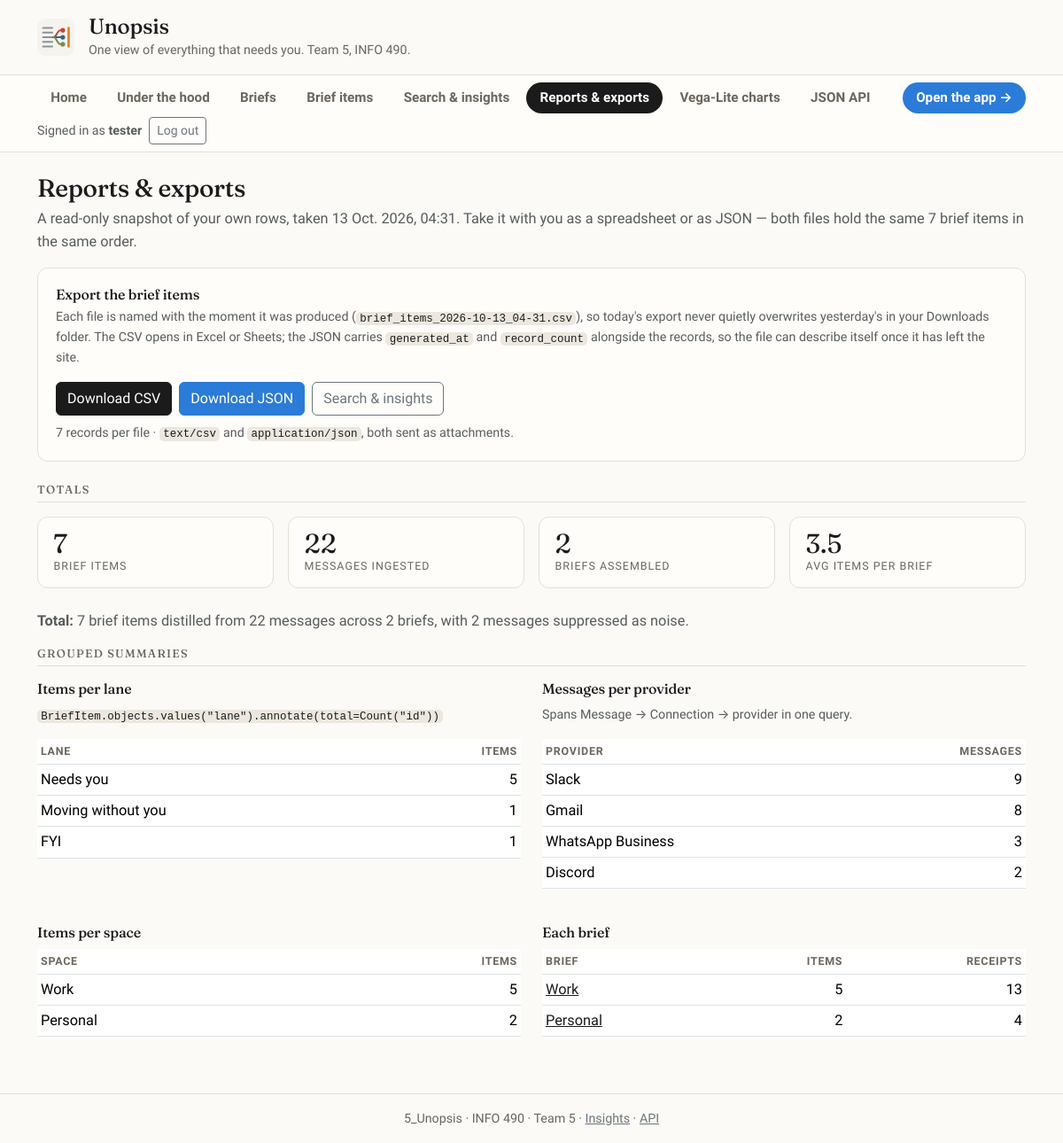
The app's page /reports/ (signed in) with its own data.
### unopsis/models.py (models this page shows, shortened)
class Connection(models.Model):
    class Status(models.TextChoices):
        CONNECTED = "connected", "Connected"
        ERROR = "error", "Error"
        REVOKED = "revoked", "Revoked"
    space = models.ForeignKey(Space, on_delete=models.CASCADE, related_name="connections")
    provider = models.CharField(max_length=32, choices=Provider.choices)
    external_account = models.CharField(
        max_length=254,
        help_text="Identifier at the provider, e.g. an address, workspace, or handle.",
    )
    display_name = models.CharField(max_length=120, blank=True)
    status = models.CharField(max_length=16, choices=Status.choices, default=Status.CONNECTED)
    read_only = models.BooleanField(default=True)
    token_ref = models.CharField(
        max_length=200, blank=True,
        help_text=(
            "Opaque pointer to credentials held in a secrets store. No token "
            "material is ever written to this table."
        ),
    )
    included_scopes = models.JSONField(
        default=list, blank=True,
        help_text=(
            'Which channels/labels/chats count, e.g. '
            '[{"id":"C08KJ21X","name":"#engineering","type":"channel"}]. '
            "Excluded scopes are simply absent."
        ),
    )
    last_synced_at = models.DateTimeField(null=True, blank=True)
    last_error = models.TextField(blank=True)
    class Meta:
        ordering = ["space", "provider", "external_account"]
        constraints = [
            models.UniqueConstraint(
                fields=["space", "provider", "external_account"],
                name="uniq_connection_per_space_provider_account",
            )
        ]

class Space(models.Model):
    class Kind(models.TextChoices):
        WORK = "work", "Work"
        PERSONAL = "personal", "Personal"
    user = models.ForeignKey(
        settings.AUTH_USER_MODEL, on_delete=models.CASCADE, related_name="spaces"
    )
    kind = models.CharField(max_length=16, choices=Kind.choices)
    detail_level = models.IntegerField(
        default=3, help_text="1 = a single line per item, 5 = a full recap."
    )
    quiet_start = models.TimeField(null=True, blank=True)
    quiet_end = models.TimeField(null=True, blank=True)
    deliver_in_app = models.BooleanField(default=True)
    deliver_email = models.BooleanField(default=True)
    deliver_chat_dm = models.BooleanField(default=False)
    digest_times = models.JSONField(
        default=list, blank=True,
        help_text='When to build, e.g. ["08:00", "16:30"]. Weekday-only by convention.',
    )
    rules = models.JSONField(
        default=list, blank=True,
        help_text=(
            'Always/never surface instructions, e.g. '
            '[{"mode":"always","target":"person","value":"Prof. Ramirez"}].'
        ),
    )
    created_at = models.DateTimeField(auto_now_add=True)
    class Meta:
        ordering = ["user", "kind"]
        constraints = [
            models.UniqueConstraint(fields=["user", "kind"], name="uniq_space_per_user_kind")
        ]

class Brief(models.Model):
    class Trigger(models.TextChoices):
        SCHEDULED = "scheduled", "Scheduled"
        ON_DEMAND = "on_demand", "On demand"
    class Status(models.TextChoices):
        BUILDING = "building", "Building"
        READY = "ready", "Ready"
        FAILED = "failed", "Failed"
    space = models.ForeignKey(Space, on_delete=models.CASCADE, related_name="briefs")
    window_start = models.DateTimeField()
    window_end = models.DateTimeField()
    trigger = models.CharField(max_length=16, choices=Trigger.choices)
    status = models.CharField(max_length=16, choices=Status.choices, default=Status.BUILDING)
    headline = models.CharField(
        max_length=200, blank=True,
        help_text='The one line at the top, e.g. "Three things need you before noon."',
    )
    message_count = models.PositiveIntegerField(default=0)
    topic_count = models.PositiveIntegerField(default=0)
    read_seconds = models.PositiveIntegerField(default=0, help_text="Estimated time to read.")
    steps = models.JSONField(
        default=list, blank=True,
        help_text=(
            'Generation progress for the waiting screen, e.g. '
            '[{"label":"Reading 212 messages","status":"done","ms":3100}].'
        ),
    )
    model_version = models.CharField(max_length=80, blank=True)
    generated_at = models.DateTimeField(null=True, blank=True)
    class Meta:
        ordering = ["-window_end"]
        constraints = [
            models.UniqueConstraint(
                fields=["space", "window_start", "window_end"],
                condition=Q(trigger="scheduled"),
                name="uniq_scheduled_brief_per_window",
            )
        ]
    def get_absolute_url(self):
        return reverse("brief-detail", args=[self.pk])

### unopsis/views.py (the view)
# urls.py: path("reports/", views.reports, name="reports"),
@login_required
def reports(request):
    return render(
        request,
        "unopsis/reports.html",
        {
            "summaries": aggregate_summaries(request.user),
            "export_count": export_item_queryset(request.user).count(),
            "generated_at": timezone.localtime(),
        },
    )

### templates/unopsis/reports.html (shortened to what this page needs)
{% extends "base.html" %}
{% block content %}
  <h2 class="h3 mb-1">Reports &amp; exports</h2>
  <p class="text-muted">
    A read-only snapshot of your own rows, taken {{ generated_at|date:"j N Y, H:i" }}.
    Take it with you as a spreadsheet or as JSON &mdash; both files hold the same
    {{ export_count }} brief item{{ export_count|pluralize }} in the same order.
  </p>
  <div class="panel mb-4">
    <h3 class="h6 mb-1">Export the brief items</h3>
    <p class="small text-muted mb-3">
      Each file is named with the moment it was produced
      (<code>brief_items_{{ generated_at|date:"Y-m-d_H-i" }}.csv</code>), so today's export
      never quietly overwrites yesterday's in your Downloads folder. The CSV opens in Excel
      or Sheets; the JSON carries <code>generated_at</code> and <code>record_count</code>
      alongside the records, so the file can describe itself once it has left the site.
    </p>
    <div class="d-flex flex-wrap gap-2">
      <a class="btn btn-primary" href="{% url 'export-items-csv' %}" download>
        Download CSV
      </a>
      <a class="btn btn-accent" href="{% url 'export-items-json' %}" download>
        Download JSON
      </a>
      <a class="btn btn-outline-secondary" href="{% url 'insights' %}">
        Search &amp; insights
      </a>
    </div>
    <p class="small text-muted mt-2 mb-0">
      {{ export_count }} record{{ export_count|pluralize }} per file &middot;
      <code>text/csv</code> and <code>application/json</code>, both sent as attachments.
    </p>
  </div>
  <h3 class="section-title">Totals</h3>
  <div class="row g-3 mb-4">
    <div class="col-6 col-md-3">
      <div class="stat-tile">
        <div class="stat-number">{{ summaries.total_items }}</div>
        <div class="stat-label">Brief items</div>
      </div>
    </div>
    <div class="col-6 col-md-3">
      <div class="stat-tile">
        <div class="stat-number">{{ summaries.total_messages }}</div>
        <div class="stat-label">Messages ingested</div>
      </div>
    </div>
    <div class="col-6 col-md-3">
      <div class="stat-tile">
        <div class="stat-number">{{ summaries.total_briefs }}</div>
        <div class="stat-label">Briefs assembled</div>
      </div>
    </div>
    <div class="col-6 col-md-3">
      <div class="stat-tile">
        <div class="stat-number">{{ summaries.avg_items_per_brief|floatformat:1 }}</div>
        <div class="stat-label">Avg items per brief</div>
      </div>
    </div>
  </div>
  <p class="text-muted">
    <strong>Total:</strong> {{ summaries.total_items }} brief item{{ summaries.total_items|pluralize }}
    distilled from {{ summaries.total_messages }} message{{ summaries.total_messages|pluralize }}
    across {{ summaries.total_briefs }} brief{{ summaries.total_briefs|pluralize }},
    with {{ summaries.total_noise }} message{{ summaries.total_noise|pluralize }} suppressed as noise.
  </p>
  <h3 class="section-title">Grouped summaries</h3>
  <div class="row g-4">
    <div class="col-md-6">
      <h4 class="h6">Items per lane</h4>
      <p class="small text-muted">
        <code>BriefItem.objects.values("lane").annotate(total=Count("id"))</code>
      </p>
      <table class="table table-sm table-tight">
        <thead><tr><th scope="col">Lane</th><th scope="col" class="text-end">Items</th></tr></thead>
        <tbody>
          {% for row in summaries.by_lane %}
            <tr><td>{{ row.label }}</td><td class="text-end">{{ row.total }}</td></tr>
          {% empty %}
            <tr><td colspan="2" class="text-muted">No items to group yet.</td></tr>
          {% endfor %}
        </tbody>
      </table>
    </div>
    <div class="col-md-6">
      <h4 class="h6">Messages per provider</h4>
      <p class="small text-muted">
        Spans Message &rarr; Connection &rarr; provider in one query.
      </p>
      <table class="table table-sm table-tight">
        <thead><tr><th scope="col">Provider</th><th scope="col" class="text-end">Messages</th></tr></thead>
        <tbody>
          {% for row in summaries.by_provider %}
            <tr><td>{{ row.label }}</td><td class="text-end">{{ row.total }}</td></tr>
          {% empty %}
            <tr><td colspan="2" class="text-muted">No messages have arrived yet.</td></tr>
          {% endfor %}
        </tbody>
      </table>
    </div>
    <div class="col-md-6">
      <h4 class="h6">Items per space</h4>
      <table class="table table-sm table-tight">
        <thead><tr><th scope="col">Space</th><th scope="col" class="text-end">Items</th></tr></thead>
        <tbody>
          {% for row in summaries.by_space %}
            <tr><td>{{ row.label }}</td><td class="text-end">{{ row.total }}</td></tr>
          {% empty %}
            <tr><td colspan="2" class="text-muted">No items to group yet.</td></tr>
          {% endfor %}
        </tbody>
      </table>
    </div>
    <div class="col-md-6">
      <h4 class="h6">Each brief</h4>
      <table class="table table-sm table-tight">
        <thead>
          <tr>
            <th scope="col">Brief</th>
            <th scope="col" class="text-end">Items</th>
            <th scope="col" class="text-end">Receipts</th>
          </tr>
        </thead>
        <tbody>
          {% for brief in summaries.by_brief %}
            <tr>
              <td><a href="{{ brief.get_absolute_url }}">{{ brief.space.get_kind_display }}</a></td>
              <td class="text-end">{{ brief.item_count }}</td>
              <td class="text-end">{{ brief.receipt_count }}</td>
            </tr>
          {% empty %}
            <tr><td colspan="3" class="text-muted">No briefs have been assembled yet.</td></tr>
          {% endfor %}
        </tbody>
      </table>
    </div>
  </div>
{% endblock %}

### templates/base.html (shortened to what this page needs)
{% load static %}
<!DOCTYPE html>
<html lang="en">
<head>
  <link rel="stylesheet" href="https://cdn.jsdelivr.net/npm/bootstrap@5.3.2/dist/css/bootstrap.min.css">
  <link rel="stylesheet" href="{% static 'css/unopsis.css' %}">
</head>
<body class="{% block body_class %}{% endblock %}">
{% block body %}
  <header class="site-header py-3">
    <div class="container d-flex align-items-center gap-3">
      <img class="site-logo" src="{% static 'img/unopsis-logo.svg' %}"
           alt="Unopsis logo: many inbound message lines collapsing into three ranked items">
      <div>
        <h1 class="h4 mb-0 brand-mark">
          <a class="text-reset text-decoration-none" href="{% url 'home' %}">Unopsis</a>
        </h1>
        <p class="mb-0 small site-tagline">One view of everything that needs you. Team 5, INFO 490.</p>
      </div>
    </div>
  </header>
  <nav class="site-nav mb-4" aria-label="Main">
    <div class="container">
      {% with current=request.resolver_match.url_name %}
      <ul class="nav flex-wrap gap-1 py-2 align-items-center">
        <li class="nav-item">
          <a class="nav-link {% if current == 'home' or current == 'app-landing' %}active{% endif %}"
             href="{% url 'home' %}">Home</a>
        </li>
        {% if user.is_authenticated %}
        <li class="nav-item">
          <a class="nav-link {% if current == 'under-the-hood' %}active{% endif %}"
             href="{% url 'under-the-hood' %}">Under the hood</a>
        </li>
        <li class="nav-item">
          <a class="nav-link {% if current == 'brief-list' or current == 'brief-detail' %}active{% endif %}"
             href="{% url 'brief-list' %}">Briefs</a>
        </li>
        <li class="nav-item">
          <a class="nav-link {% if current == 'item-list-cbv-generic' or current == 'item-detail' %}active{% endif %}"
             href="{% url 'item-list-cbv-generic' %}">Brief items</a>
        </li>
        <li class="nav-item">
          <a class="nav-link {% if current == 'insights' %}active{% endif %}"
             href="{% url 'insights' %}">Search &amp; insights</a>
        </li>
        <li class="nav-item">
          <a class="nav-link {% if current == 'reports' or current|slice:':7' == 'export-' %}active{% endif %}"
             href="{% url 'reports' %}">Reports &amp; exports</a>
        </li>
        <li class="nav-item">
          <a class="nav-link {% if current|slice:':10' == 'vega-chart' %}active{% endif %}"
             href="{% url 'vega-chart-page' 'chart1' %}">Vega-Lite charts</a>
        </li>
        <li class="nav-item">
          <a class="nav-link {% if current|slice:':4' == 'api-' %}active{% endif %}"
             href="{% url 'api-items' %}">JSON API</a>
        </li>
        {% endif %}
        {% if user.is_authenticated %}
        <li class="nav-item ms-auto">
          <a class="nav-link nav-link--app" href="{% url 'app-work-brief' %}">Open the app &rarr;</a>
        </li>
        {% endif %}
        <li class="nav-item d-flex align-items-center gap-2{% if not user.is_authenticated %} ms-auto{% endif %}">
          {% if user.is_authenticated %}
            <span class="small text-muted">
              Signed in as <strong>{{ user.get_username }}</strong>
            </span>
            <form method="post" action="{% url 'logout' %}" class="m-0">
              <button class="btn btn-sm btn-outline-secondary" type="submit">Log out</button>
            </form>
          {% else %}
            <a class="nav-link {% if current == 'login' %}active{% endif %}"
               href="{% url 'login' %}">Log in</a>
            <a class="btn btn-sm btn-primary {% if current == 'signup' %}active{% endif %}"
               href="{% url 'signup' %}">Sign up</a>
          {% endif %}
        </li>
      </ul>
      {% endwith %}
    </div>
  </nav>
  <main class="container mb-5">
    {% block content %}{% endblock %}
  </main>
  <footer class="site-footer py-3">
    <div class="container small text-center">
      5_Unopsis &middot; INFO 490 &middot; Team 5
      {% if user.is_authenticated %}
        &middot;
        <a class="link-secondary" href="{% url 'insights' %}">Insights</a> &middot;
        <a class="link-secondary" href="{% url 'api-items' %}">API</a>
      {% else %}
        &middot;
        <a class="link-secondary" href="{% url 'api-items-by-lane' %}">Public API</a>
      {% endif %}
    </div>
  </footer>
{% endblock %}
</body>
</html>

### records on screen
Connection: label "Gmail", total "8"
Connection: label "Discord", total "2"
Space: label "Work", total "5"
Space: label "Personal", total "2"
Brief: space.kind "Work", item_count "5", receipt_count "13"
Brief: space.kind "Personal", item_count "2", receipt_count "4"

### other values on screen
{{ user.get_username }} "tester"
{{ generated_at|date:"j N Y, H:i" }} "13 Oct. 2026, 04:31"
{{ export_count }} "7"
{{ generated_at|date:"Y-m-d_H-i" }} "2026-10-13_04-31"
{{ summaries.total_items }} "7"
{{ summaries.total_messages }} "22"
{{ summaries.total_briefs }} "2"
{{ summaries.avg_items_per_brief|floatformat:1 }} "3.5"
{{ summaries.total_noise }} "2"
{{ row.label }} "Needs you" "Moving without you" "FYI"
{{ row.total }} "5" "1" "1"
{{ row.label }} "Slack" "WhatsApp Business"
{{ row.total }} "9" "3"
